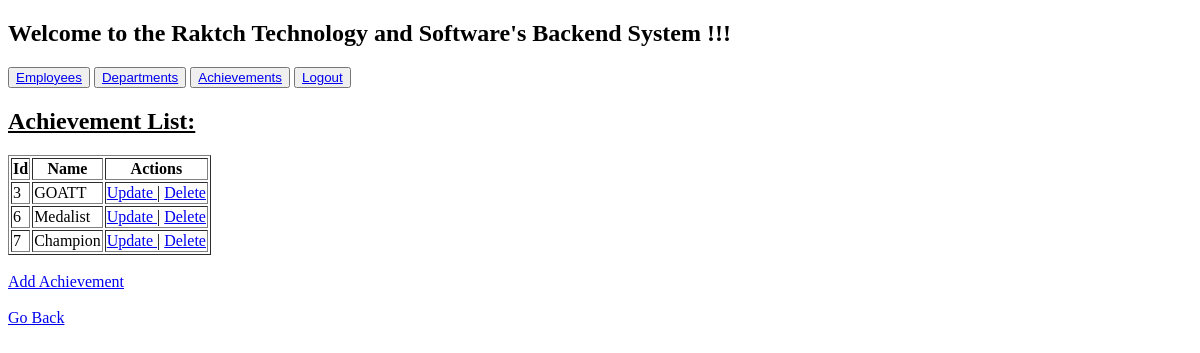
The app's page /achievements/ (signed in), older data.
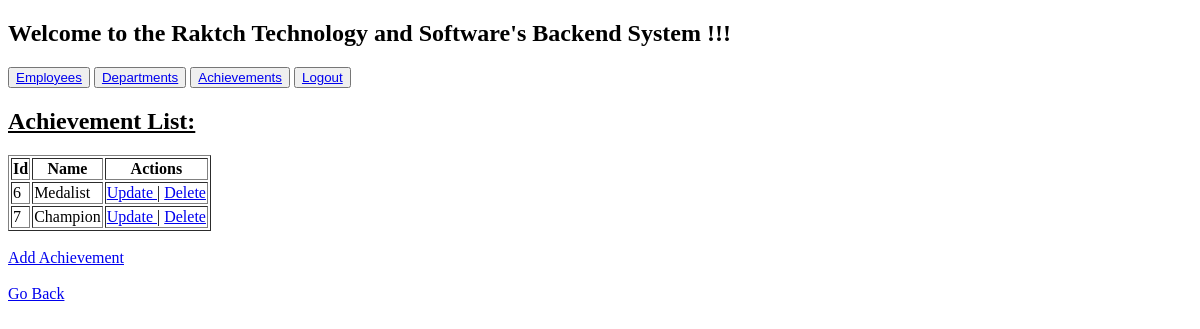
The same page, newer data.
### employee_app/models.py (models this page shows, shortened)
class Achievement(models.Model):
    name = models.CharField(max_length = 100, unique = True)

### employee_app/views.py (the view)
# urls.py: path('achievements/', views.achievements, name = 'achievements'),
@login_required
def achievements(request):
    all_achivement = Achievement.objects.all()
    return render(request, 'employee_app/achievements.html', context = {'achievements': all_achivement})

### templates/employee_app/achievements.html (shortened to what this page needs)
{% extends 'employee_app/home.html' %}
{% block content %}
    <h2> <u> Achievement List: </u> </h2>
    {% if achievements %}
        <table border="1px">
            <tr>
                <th> Id </th>
                <th> Name </th>
                <th> Actions </th>
            </tr>
            {% for ach in achievements %}
            <tr>
                <td> {{ ach.id }} </td>
                <td> {{ ach.name }} </td>
                <td>
                    <a href="{% url 'update-achievement' ach.id %}"> Update </a>
                    |
                    <a href="{% url 'delete-achievement' ach.id %}"> Delete </a>
                </td>
            </tr>
            {% endfor %}
        </table>
    {% else %}
        <h2> No Achievement Found </h2>
    {% endif %}
    <br>
    <a href="{% url 'add-achievement' %}"> Add Achievement </a>
    <br>
    <br>
    <a href="{% url 'home' %}"> Go Back </a>
{% endblock %}

Row changes from the older to the newer data that the page shows:
removed Achievement: id "3", name "GOATT"
